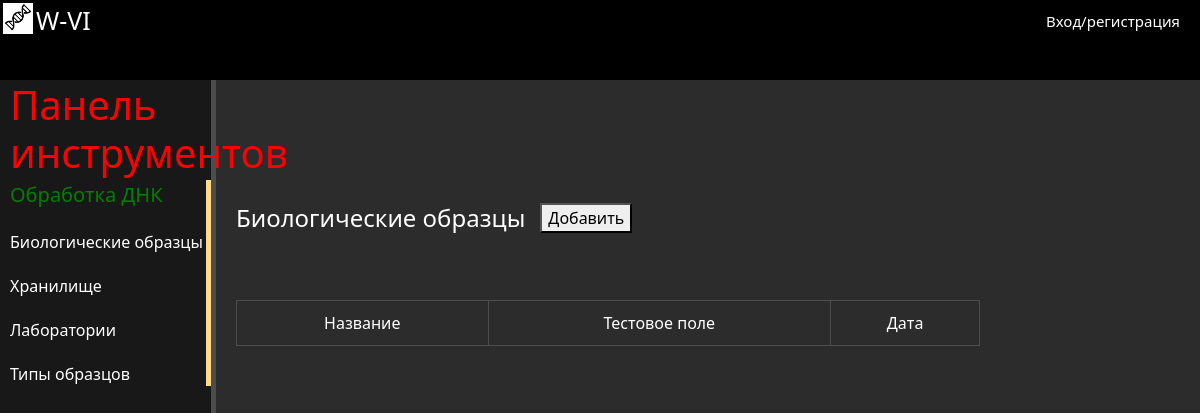
The app's page /biobank/biospecimen/, older data.
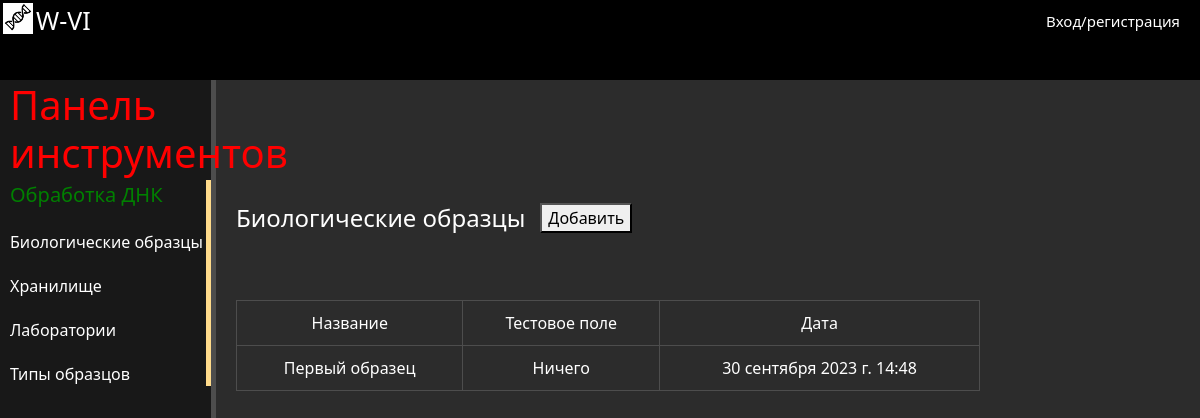
The same page, newer data.
### biobank/models.py (models this page shows, shortened)
class Biospecimen(models.Model): #Обязательное наследование разных типов полей
    title = models.CharField('Название образца', max_length=50, default='')
    test_field = models.CharField('Тестовое поле', max_length=250, default='')
    date = models.DateTimeField('Дата получения')
    class Meta:
        verbose_name = 'Биологический образец'
        verbose_name_plural = 'Биологические образцы'

### biobank/views.py (the view)
# urls.py: path('biospecimen/', views.biospecimen, name='biospecimen'), #Отслеживаем переход на директорию news
def biospecimen(request):
    biospecimens = Biospecimen.objects.filter()[:10]
    return render(request, 'biobank/biospecimen.html', {'biospecimens': biospecimens})

### biobank/templates/biobank/biospecimen.html (shortened to what this page needs)
{% extends 'biobank/biobank_layout.html' %}
{% block content %}
<div class="features">
    <div class="title_object">
        <p>
            <span class="larger-text">Биологические образцы</span>
            <a href="{% url 'create_biospecimen' %}">
                <button>Добавить</button>
            </a>
        </p>
    </div>
    {{ username }}<br>
    <table>
        <thead>
            <tr>
                <td class="property-cell">Название</td>
                <td class="value-cell">Тестовое поле</td>
                <td class="value-cell">Дата</td>
            </tr>
        </thead>
        <tbody>
            {% for biospecimen in biospecimens %}
                <tr>
                    <td>{{ biospecimen.title }}</td>
                    <td>{{ biospecimen.test_field }}</td>
                    <td>{{ biospecimen.date }}</td>
                </tr>
            {% endfor %}
        </tbody>
    </table>
</div>
{% endblock %}

### biobank/templates/biobank/biobank_layout.html (shortened to what this page needs)
{% load static %}
<!DOCTYPE html>
<html lang="ru">
<head>
    <link rel="stylesheet" href="https://cdn.jsdelivr.net/npm/bootstrap@5.2.3/dist/css/bootstrap.min.css">
    <link rel="stylesheet" href="{% static 'biobank/css/biobank.css' %}">
</head>
<body>
    <div class="header">
        <div class="logo">
            <img src="{% static 'main/img/logo.png' %}" alt="Логотип платформы">
            <a>W-VI</a>
        </div>
        <a class="login" href="{% url 'login'%}">Вход/регистрация</a>
    </div>
    <aside>
        <div class="panel">
            <h3><span class="bar_name">Панель инструментов</span></h3>
        </div>
        <div class="instruments">
            <p><span class="name_instruments">Обработка ДНК </span></p>
            <ul>
                <a href="{% url 'biospecimen'%}"><li>Биологические образцы</li></a>
                <a href="{% url 'news_home'%}"><li>Хранилище</li></a>
                <a href="{% url 'about'%}"><li>Лаборатории</li></a>
                <a href="{% url 'contacts'%}"><li>Типы образцов</li></a>
            </ul>
        </div>
    </aside>
    <main>
        {% block content %}
        {% endblock %}
    </main>
</body>
</html>

### biobank/static/biobank/css/biobank.css (style rules this page uses)
body { background: #2c2c2c; }
aside { float: left; background: #181818; width: 18%; height: 100vh; color: #fff; border-right: 5px solid #4d4d4d; position: relative; }
.logo img { max-width: 30px; height: auto; float: left; margin: 3px; }
.logo a { float: left; margin-top: 2px; font-size: 25px; color: #fff; }
.header { padding: 0 0; height: 80px; background: black; color: #fff; text-decoration: none; text-align: center; position: relative; }
.header .login { color: #fff; position: absolute; top: 10px; right: 20px; font-size: 15px; }
.bar_name { color: red; font-size: 40px; position: absolute; top: 1px; left: 10px; margin: 0px; margin-bottom: 10px; }
.panel { margin-bottom: 100px; font-size: 30px; }
.instruments { border-right: 5px solid #FFDB8B; }
.name_instruments { color: green; font-size: 20px; margin-top: 40px; margin-left: 10px; }
.instruments ul { list-style: none; padding: 0; margin-top: 10px; margin-left: 10px; }
.instruments ul li { color: #fff; display: block; margin-top: 20px; transition: transform .6s ease; }
main .features { float: left; color: #fff; margin-top: 100px; text-align: center; width: 62%; }
main .features p { max-width: 800px; margin: 20px auto; text-align: center; }
table { width: 100%; border-collapse: collapse; margin: 20px; }
table td { color: #fff; padding: 10px; border: 1px solid #4d4d4d; }
.title_object p { display: flex; align-items: center; gap: 15px; margin: 0; padding-left: 20px; text-align: left; }
.larger-text { font-size: 24px; text-align: left; }

### biobank/templates/biobank/biobank_layout.html (style rules this page uses)
a { text-decoration: none; }

Row changes from the older to the newer data that the page shows:
added Biospecimen: title "Первый образец", test_field "Ничего", date "30 сентября 2023 г. 14:48"
